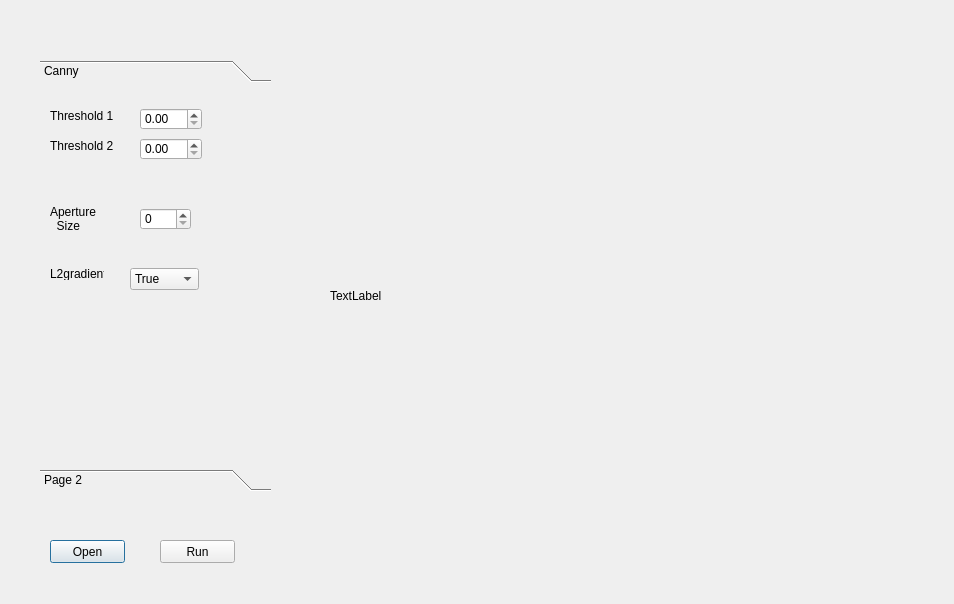
<?xml version="1.0" encoding="UTF-8"?>
<ui version="4.0">
 <class>Boundaries</class>
 <widget class="QDialog" name="Boundaries">
  <property name="geometry">
   <rect>
    <x>0</x>
    <y>0</y>
    <width>954</width>
    <height>604</height>
   </rect>
  </property>
  <property name="windowTitle">
   <string>Dialog</string>
  </property>
  <widget class="QToolBox" name="toolBox">
   <property name="geometry">
    <rect>
     <x>40</x>
     <y>60</y>
     <width>231</width>
     <height>431</height>
    </rect>
   </property>
   <property name="currentIndex">
    <number>0</number>
   </property>
   <widget class="QWidget" name="Canny_Page">
    <property name="geometry">
     <rect>
      <x>0</x>
      <y>0</y>
      <width>231</width>
      <height>379</height>
     </rect>
    </property>
    <attribute name="label">
     <string>Canny</string>
    </attribute>
    <widget class="QLabel" name="threshold1Label">
     <property name="geometry">
      <rect>
       <x>10</x>
       <y>20</y>
       <width>71</width>
       <height>16</height>
      </rect>
     </property>
     <property name="text">
      <string>Threshold 1</string>
     </property>
    </widget>
    <widget class="QLabel" name="threshold2Label">
     <property name="geometry">
      <rect>
       <x>10</x>
       <y>50</y>
       <width>71</width>
       <height>16</height>
      </rect>
     </property>
     <property name="text">
      <string>Threshold 2</string>
     </property>
    </widget>
    <widget class="QDoubleSpinBox" name="Threshold1DoubleSpinbox">
     <property name="geometry">
      <rect>
       <x>100</x>
       <y>20</y>
       <width>62</width>
       <height>22</height>
      </rect>
     </property>
    </widget>
    <widget class="QDoubleSpinBox" name="Threshold2DoubleSpinbox">
     <property name="geometry">
      <rect>
       <x>100</x>
       <y>50</y>
       <width>62</width>
       <height>22</height>
      </rect>
     </property>
    </widget>
    <widget class="QLabel" name="apertureSizeLabel">
     <property name="geometry">
      <rect>
       <x>10</x>
       <y>110</y>
       <width>61</width>
       <height>41</height>
      </rect>
     </property>
     <property name="text">
      <string>Aperture
  Size</string>
     </property>
    </widget>
    <widget class="QSpinBox" name="apertureIntSizeSpinbox">
     <property name="geometry">
      <rect>
       <x>100</x>
       <y>120</y>
       <width>51</width>
       <height>22</height>
      </rect>
     </property>
    </widget>
    <widget class="QLabel" name="l2GradientLabel">
     <property name="geometry">
      <rect>
       <x>10</x>
       <y>180</y>
       <width>54</width>
       <height>12</height>
      </rect>
     </property>
     <property name="text">
      <string>L2gradient</string>
     </property>
    </widget>
    <widget class="QComboBox" name="l2GradientcomboBox">
     <property name="geometry">
      <rect>
       <x>90</x>
       <y>180</y>
       <width>69</width>
       <height>22</height>
      </rect>
     </property>
     <property name="editable">
      <bool>false</bool>
     </property>
     <item>
      <property name="text">
       <string>True</string>
      </property>
     </item>
     <item>
      <property name="text">
       <string>False</string>
      </property>
     </item>
    </widget>
   </widget>
   <widget class="QWidget" name="page_2">
    <property name="geometry">
     <rect>
      <x>0</x>
      <y>0</y>
      <width>231</width>
      <height>379</height>
     </rect>
    </property>
    <attribute name="label">
     <string>Page 2</string>
    </attribute>
   </widget>
  </widget>
  <widget class="QPushButton" name="openButton">
   <property name="geometry">
    <rect>
     <x>50</x>
     <y>540</y>
     <width>75</width>
     <height>23</height>
    </rect>
   </property>
   <property name="text">
    <string>Open</string>
   </property>
  </widget>
  <widget class="QPushButton" name="runButton">
   <property name="geometry">
    <rect>
     <x>160</x>
     <y>540</y>
     <width>75</width>
     <height>23</height>
    </rect>
   </property>
   <property name="text">
    <string>Run</string>
   </property>
  </widget>
  <widget class="QLabel" name="cannyShowLabel">
   <property name="geometry">
    <rect>
     <x>330</x>
     <y>40</y>
     <width>571</width>
     <height>511</height>
    </rect>
   </property>
   <property name="text">
    <string>TextLabel</string>
   </property>
  </widget>
 </widget>
 <resources/>
 <connections/>
</ui>
